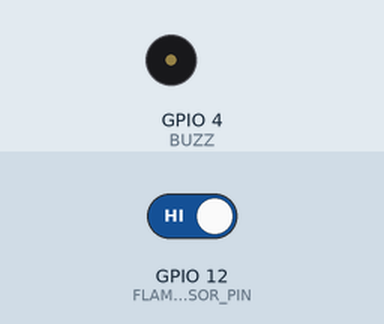
The sketch below on a simulated ESP8266 (NodeMCU). Shown: buzzer (waves = sounding, pin HIGH). Inputs (shaded band) come from the test bench; at power-on: GPIO 12 (FLAME_SENSOR_PIN) HIGH. WiFi joins after 1.5 s; servers stay silent unless stated; web services answer with replies made up by the test bench; what the sketch prints to the serial monitor is not drawn.

Above: at 3.2 s.
3.3 s: GPIO 12 (FLAME_SENSOR_PIN) driven LOW
At 4.5 s:
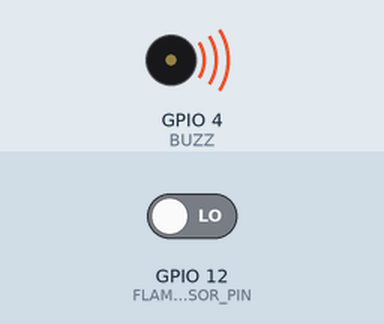
4.8 s: GPIO 12 (FLAME_SENSOR_PIN) driven HIGH
At 6.1 s:
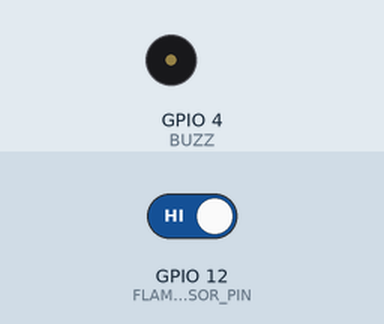
Timing chart, 0 to 7.8 s (numbered marks = the images above; inputs shaded):
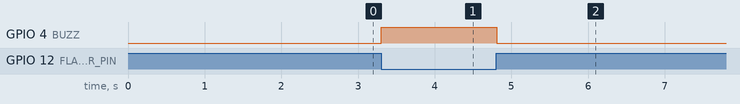

The sketch:

terbaru.ino
```cpp
#include <Firebase_ESP_Client.h>
#include <Arduino.h>
#include <ESP8266HTTPClient.h>
#include <WiFiManager.h>


//Provide the token generation process info.
#include "addons/TokenHelper.h"
//Provide the RTDB payload printing info and other helper functions.
#include "addons/RTDBHelper.h"

#define FLAME_SENSOR_PIN 12 // Sesuaikan dengan pin yang digunakan untuk flame sensor
#define BUZZ 4 // Sesuaikan dengan pin yang digunakan untuk flame sensor

//siapkan variabel menampung url
String url;
//siapkan variabel untuk wifi client
WiFiClient client;


// Insert Firebase project API Key
#define API_KEY "AIzaSyAkSEJwRn_QFaz_wFxyvKlbtCtH365OiP8"

// Insert RTDB URLefine the RTDB URL */
#define DATABASE_URL "https://fixiot-a24cd-default-rtdb.asia-southeast1.firebasedatabase.app/"

//Define Firebase Data object
FirebaseData fbdo;

FirebaseAuth auth;
FirebaseConfig config;

unsigned long sendDataPrevMillis = 0;

  bool res;
  bool signupOK = false;


  void readDeviceInfo() {
    //siapkan barcode
    String barcodeData = "fixiroriot";
  Serial.println("\nDevice Information:");
  Serial.println("===================");

  // Membaca informasi jenis chip
  Serial.print("Chip ID: ");
  Serial.println(ESP.getChipId(), HEX);

  // Membaca informasi Flash Size
  Serial.print("Flash Size: ");
  Serial.println(ESP.getFlashChipSize() / (1024 * 1024), DEC);
  Serial.println("MB");

  // Membaca informasi Free Sketch Space
  Serial.print("Free Sketch Space: ");
  Serial.println(ESP.getFreeSketchSpace(), DEC);
  Serial.println("bytes");

  // Kirim informasi ke Firebase
  if (Firebase.ready() && signupOK) {
    if (Firebase.RTDB.setInt(&fbdo, "/device_info/about/chip_id", ESP.getChipId())) {
      Serial.println("Chip ID Sent to Firebase");
      Serial.println("PATH: " + fbdo.dataPath());
      Serial.println("TYPE: " + fbdo.dataType());
    } else {
      Serial.println("Failed to Send Chip ID to Firebase");
      Serial.println("REASON: " + fbdo.errorReason());
    }

    if (Firebase.RTDB.setInt(&fbdo, "/device_info/about/flash_size", ESP.getFlashChipSize())) {
      Serial.println("Flash Size Sent to Firebase");
      Serial.println("PATH: " + fbdo.dataPath());
      Serial.println("TYPE: " + fbdo.dataType());
    } else {
      Serial.println("Failed to Send Flash Size to Firebase");
      Serial.println("REASON: " + fbdo.errorReason());
    }

    if (Firebase.RTDB.setInt(&fbdo, "/device_info/about/free_sketch_space", ESP.getFreeSketchSpace())) {
      Serial.println("Free Sketch Space Sent to Firebase");
      Serial.println("PATH: " + fbdo.dataPath());
      Serial.println("TYPE: " + fbdo.dataType());
    } else {
      Serial.println("Failed to Send Free Sketch Space to Firebase");
      Serial.println("REASON: " + fbdo.errorReason());
    }
  }
}

void setup() {

  pinMode(FLAME_SENSOR_PIN, INPUT);
  pinMode(BUZZ, OUTPUT);
  WiFi.mode(WIFI_STA);  // explicitly set mode, esp defaults to STA+AP
  // it is a good practice to make sure your code sets wifi mode how you want it.

  // put your setup code here, to run once:
  Serial.begin(9600);

  //WiFiManager, Local intialization. Once its business is done, there is no need to keep it around
  WiFiManager wm;
  WiFi.hostname("Jecembery IOT");
  // reset settings - wipe stored credentials for testing
  // these are stored by the esp library
  wm.resetSettings();

  // Automatically connect using saved credentials,
  // if connection fails, it starts an access point with the specified name ( "AutoConnectAP"),
  // if empty will auto generate SSID, if password is blank it will be anonymous AP (wm.autoConnect())
  // then goes into a blocking loop awaiting configuration and will return success result

  bool res;
  // res = wm.autoConnect(); // auto generated AP name from chipid
  // res = wm.autoConnect("AutoConnectAP"); // anonymous ap
  res = wm.autoConnect("FIXIROR IOT", "password");  // password protected ap

  if (!res) {
    Serial.println("Failed to connect");
    // ESP.restart();
  } else {
    //if you get here you have connected to the WiFi
    Serial.println("WiFi Sudah Terkoneksi)");
  }


  /* Assign the api key (required) */
    config.api_key = API_KEY;
    /* Assign the RTDB URL (required) */
    config.database_url = DATABASE_URL;

   /* Sign up */
    if (Firebase.signUp(&config, &auth, "", "")){
      Serial.println("ok");
      signupOK = true;
    }
    else{
      Serial.printf("%s\n", config.signer.signupError.message.c_str());
    }

    /* Assign the callback function for the long running token generation task */
    config.token_status_callback = tokenStatusCallback; // see addons/TokenHelper.h


    Firebase.begin(&config, &auth);

    // Comment or pass false value when WiFi reconnection will control by your code or third party library e.g. WiFiManager
    Firebase.reconnectNetwork(true);

  readDeviceInfo();
}

void loop() {
   int flameValue = digitalRead(FLAME_SENSOR_PIN);

   if(flameValue == 0){
    digitalWrite(BUZZ, HIGH);
    kirim_wa("Pesan Otomatis Perangkat Fixiror Flame Sensor \n\nBahaya!!! telah ditemukan titik api kebakaran. \nSilahkan evakuasi keluarga dan barang didalam rumah anda");
   }else{
    digitalWrite(BUZZ, LOW);
   }


  if (Firebase.ready() && signupOK && (millis() - sendDataPrevMillis > 1500 || sendDataPrevMillis == 0)){
    sendDataPrevMillis = millis();
    // Write an Int number on the database path test/int
    if (flameValue == 0) {
      // If there is fire, send 0 to Firebase

      if (Firebase.RTDB.setInt(&fbdo, "/device_info/flame_sensor/zone_1", flameValue)) {
        Serial.println("Fire Detected - Value Set to 0");
        Serial.println("PATH: " + fbdo.dataPath());
        Serial.println("TYPE: " + fbdo.dataType());
      } else {
        Serial.println("Failed to Set Value to 0 in Firebase");
        Serial.println("REASON: " + fbdo.errorReason());
      }
    } else {
      // If there is no fire, send the actual flame value to Firebase
      if (Firebase.RTDB.setInt(&fbdo, "/device_info/flame_sensor/zone_1", flameValue)) {
        Serial.println("Flame Value Sent to Firebase");
        Serial.println("PATH: " + fbdo.dataPath());
        Serial.println("TYPE: " + fbdo.dataType());
      } else {
        Serial.println("Failed to Send Flame Value to Firebase");
        Serial.println("REASON: " + fbdo.errorReason());
      }
    }
  }
  sendMemoryInfoToFirebase();
}


void kirim_wa(String pesan) {
  url = "http://api.callmebot.com/whatsapp.php?phone=+6285218817974&text="+ urlencode(pesan) +"&apikey=6979553";
  //kirim pesan
  postData();
}

void postData() {
  //siapkan untuk menampung pesan terkirim atau tidak ke whatsapp
  int httpCode;
  //siapkan variabel untuk protokol http yang akan terkoneksi ke server callme
  HTTPClient http;
  //eksekusi link url
  http.begin(client, url);
  httpCode = http.POST(url);

  //uji nilai variabel httpCode
  if (httpCode==200) {
    Serial.println("Notifikasi berhasil terkirim");
  } else {
    Serial.println("Notifikasi tidak terkirim");
  }
  http.end();
}

void sendMemoryInfoToFirebase() {
  // Dapatkan informasi memori
  uint32_t freeHeap = ESP.getFreeHeap();
  uint32_t maxFreeBlockSize = ESP.getMaxFreeBlockSize();

  // Kirim informasi memori ke Firebase
  if (Firebase.ready() && signupOK && (millis() - sendDataPrevMillis > 1500 || sendDataPrevMillis == 0)){
    sendDataPrevMillis = millis();

    // Kirim nilai freeHeap ke Firebase
    if (Firebase.RTDB.setInt(&fbdo, "/device_info/memory/freeHeap", freeHeap)) {
      Serial.println("Memory Free Sent to Firebase");
      Serial.println("PATH: " + fbdo.dataPath());
      Serial.println("TYPE: " + fbdo.dataType());
    } else {
      Serial.println("Failed to Send Memory Free to Firebase");
      Serial.println("REASON: " + fbdo.errorReason());
    }

    // Kirim nilai maxFreeBlockSize ke Firebase
    if (Firebase.RTDB.setInt(&fbdo, "/device_info/memory/maxFreeBlockSize", maxFreeBlockSize)) {
      Serial.println("Max Free Block Size Sent to Firebase");
      Serial.println("PATH: " + fbdo.dataPath());
      Serial.println("TYPE: " + fbdo.dataType());
    } else {
      Serial.println("Failed to Send Max Free Block Size to Firebase");
      Serial.println("REASON: " + fbdo.errorReason());
    }
  }
}


String urlencode(String str) {
  String encodedString = "";
  char c;
  char code0, code1, code2;
  for (int i = 0; i < str.length(); i++) {
    c = str.charAt(i);
    // jika ada spasi diantara pesan yang akan dikirim, maka ganti dengan karakter +

    if (c == ' ') {
      encodedString += '+';
    } else if (isalnum(c)) {
      encodedString += c;
    } else {
      code1 = (c & 0xf) + '0';
      if ((c & 0xf) > 9) {
        code1 = (c & 0xf) - 10 + 'A';
      }
      c = (c >> 4) & 0xf;
      code0 = c + '0';
      if (c > 9) {
        code0 = c - 10 + 'A';
      }
      code2 = '\0';
      encodedString += '%';
      encodedString += '0';
      encodedString += '1';
    }
    yield();
  }
  Serial.println(encodedString);
  return encodedString;
}
```

Measured:
- after the input at 3.3 s, GPIO 4 (BUZZ): LOW → HIGH at once
- after the input at 4.8 s, GPIO 4 (BUZZ): HIGH → LOW at once
